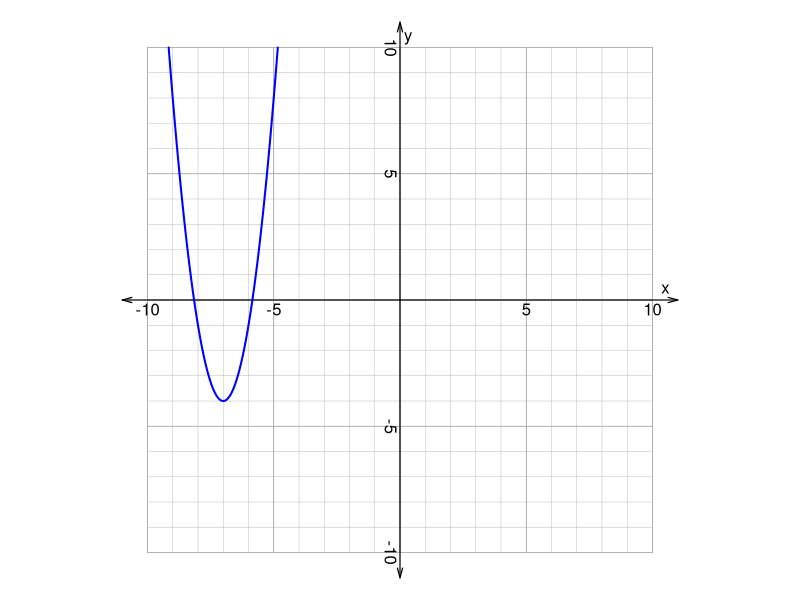
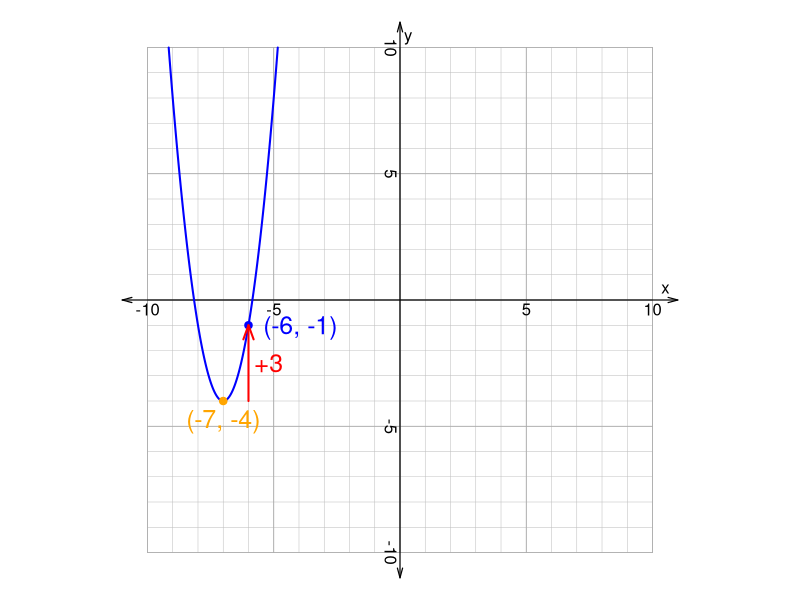

Recreate these plots in R, in order.
## ---- chunk 1
options(scipen=999)

pn = function(coeffs,pows){
    pows = pows[coeffs!=0]
    coeffs = coeffs[coeffs!=0]
    ex1 = paste0("{",coeffs,"}x^{",pows,"}",collapse="+")
    ex1 = gsub("+{-","-{",ex1,fixed=T)
    ex1 = gsub("{1}x^{0}","1",ex1,fixed=T)
    ex1 = gsub("{-1}x^{0}","-1",ex1,fixed=T)
    ex1 = gsub("{1}x","x",ex1,fixed=T)
    ex1 = gsub("{-1}x","-x",ex1,fixed=T)
    ex1 = gsub("x^{0}","",ex1,fixed=T)
    ex1 = gsub("x^{1}","x",ex1,fixed=T)
    ex1 = gsub("+-","-",ex1,fixed=T)
    ex1 = gsub("{","",ex1,fixed=T)
    ex1 = gsub("}","",ex1,fixed=T)
    if(ex1 == ""){
        ex1 = "0"
    }
    return(ex1)
}

while(T){
    a = sample(c(-4,-3,-2,2,3,4),1)
    h = sample(1:7,1)*sample(c(-1,1),1)
    k = sample(1:6,1)*sample(c(-1,1),1)
    if(length(unique(abs(c(a,h,k))))==3 && abs(k+a)<10){break}
}


ach = -7:7

al = paste0("* ",ach,collapse="\n")

sol1 = paste0(1*(ach==a),collapse="")
sol2 = paste0(1*(ach==h),collapse="")
sol3 = paste0(1*(ach==k),collapse="")

## ---- chunk 2
par(mar=c(0,0,0,0),pty="s")
plot(0,0,"n",xlim=c(-11,11),ylim=c(-11,11),axes=F,ann=F)

for(i in -10:10){
    lines(c(-10,10),c(i,i),col="grey",lwd=0.5)
    lines(c(i,i),c(-10,10),col="grey",lwd=0.5)
}
for(i in seq(-10,10,5)){
    lines(c(-10,10),c(i,i),col="darkgrey",lwd=0.8)
    lines(c(i,i),c(-10,10),col="darkgrey",lwd=0.8)
}
for(i in c(-10,-5,5,10)){
    text(i,0,i,adj=c(0.5,1.2))
    text(0,i,i,adj=c(0.5,1.2),srt=-90)
}
text(10.5,0,"x",adj=c(0.5,-0.5))
text(0,10.5,"y",adj=c(-0.5,0.5))

arrows(-11,0,11,0,0.1,15,3,lwd=1.2)
arrows(0,-11,0,11,0.1,15,3,lwd=1.2)

x = seq(-10,10,0.01)
y = a*(x-h)^2+k
x = x[abs(y)<=10]
y = y[abs(y)<=10]

lines(x,y,col="blue",lwd=2)

## ---- chunk 3
par(mar=c(0,0,0,0),pty="s")
plot(0,0,"n",xlim=c(-11,11),ylim=c(-11,11),axes=F,ann=F)

for(i in -10:10){
    lines(c(-10,10),c(i,i),col="grey",lwd=0.5)
    lines(c(i,i),c(-10,10),col="grey",lwd=0.5)
}
for(i in seq(-10,10,5)){
    lines(c(-10,10),c(i,i),col="darkgrey",lwd=0.8)
    lines(c(i,i),c(-10,10),col="darkgrey",lwd=0.8)
}
for(i in c(-10,-5,5,10)){
    text(i,0,i,adj=c(0.5,1.2))
    text(0,i,i,adj=c(0.5,1.2),srt=-90)
}
text(10.5,0,"x",adj=c(0.5,-0.5))
text(0,10.5,"y",adj=c(-0.5,0.5))

arrows(-11,0,11,0,0.1,15,3,lwd=1.2)
arrows(0,-11,0,11,0.1,15,3,lwd=1.2)

x = seq(-10,10,0.01)
y = a*(x-h)^2+k
x = x[abs(y)<=10]
y = y[abs(y)<=10]

lines(x,y,col="blue",lwd=2)

points(h,k,col="orange",pch=19)
text(h,k,paste0("(",h,", ",k,")"),col="orange",adj=c(0.5,0.5+sign(a)),cex=1.5)

points(h+1,k+a,col="blue",pch=19)
text(h+1,k+a,paste0("(",h+1,", ",k+a,")"),col="blue",adj=c(-0.2,0.5),cex=1.5)


# lines(c(h,h+1),c(k,k),col="pink")
arrows(h+1,k,h+1,k+a,0.15,20,col="red",lwd=2)
text(h+1,k+a/2,gsub("+-","-",paste0("+",a),fixed=T),col="red",adj=c(-0.2,0.5),cex=1.5)


eq = paste0("y~=~",a,"(x+",-h,")^2+",k)
eq = gsub("+-","-",eq,fixed=T)

